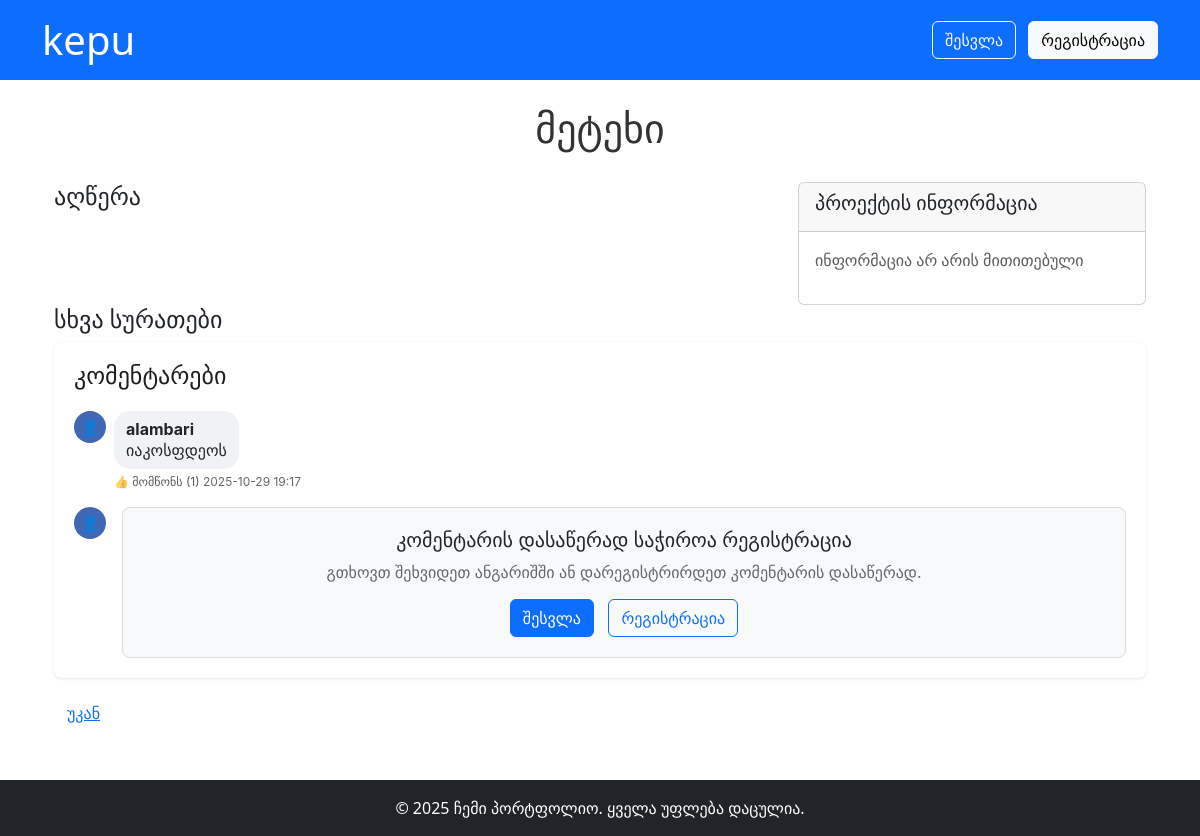
Page /project/project_3 on the earlier database version.
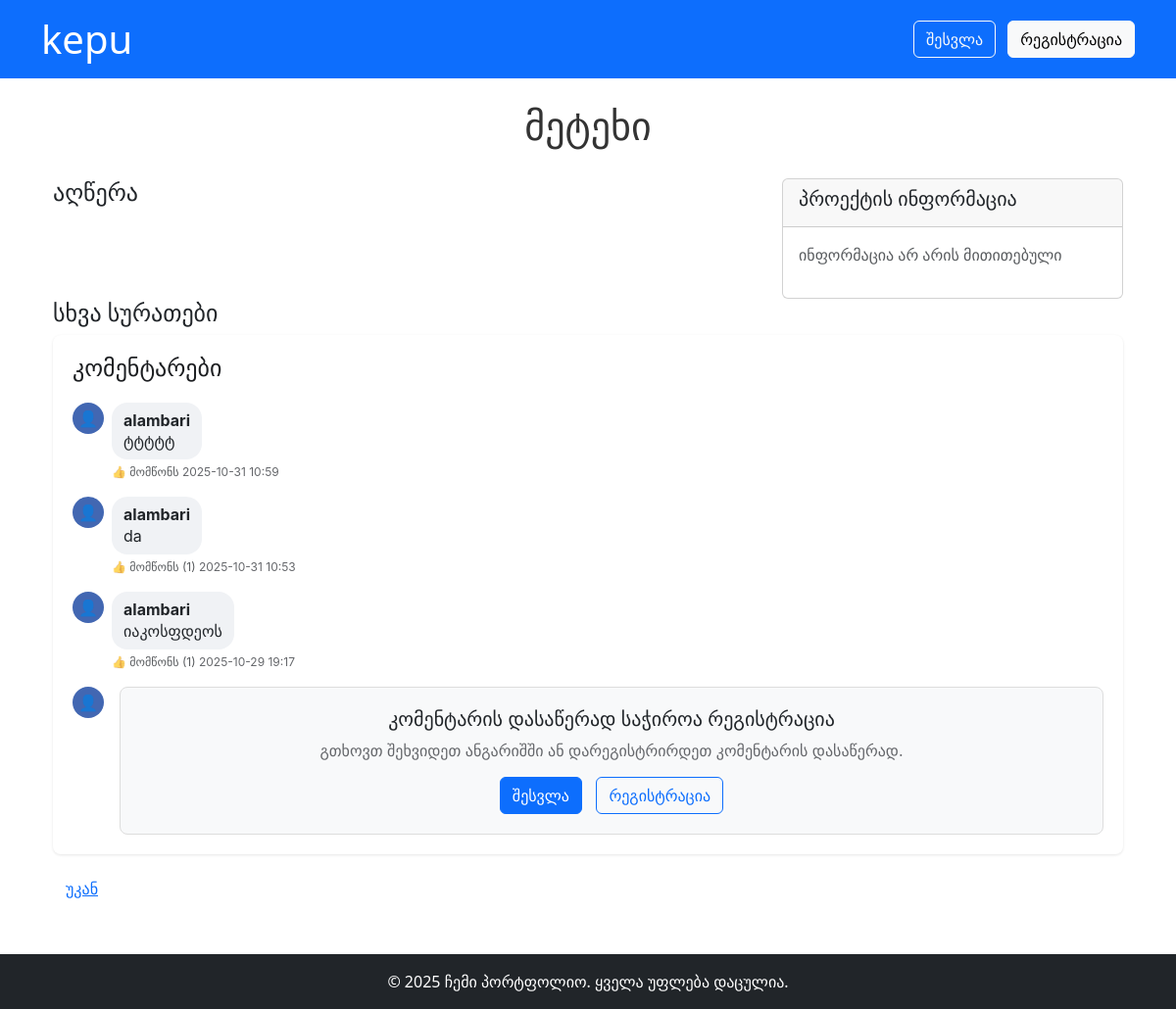
Same page on the later database version.
### models.py (models this page shows, shortened)
class Comment(db.Model):
    id = db.Column(db.Integer, primary_key=True)
    content = db.Column(db.Text, nullable=False)
    project_id = db.Column(db.String(50), nullable=False)
    user_id = db.Column(db.Integer, db.ForeignKey('user.id'), nullable=False)  # Required for registered users only
    parent_id = db.Column(db.Integer, db.ForeignKey('comment.id'), nullable=True)
    media_url = db.Column(db.String(500), nullable=True)  # Cloudinary URL
    created_at = db.Column(db.DateTime, default=datetime.utcnow)
    replies = db.relationship('Comment', backref=db.backref('parent', remote_side=[id]), lazy=True)
    likes = db.relationship('Like', backref='comment', lazy=True, cascade='all, delete-orphan')
    def get_like_count(self):
        return len(self.likes)

class User(UserMixin, db.Model):
    id = db.Column(db.Integer, primary_key=True)
    name = db.Column(db.String(50), nullable=False)
    email = db.Column(db.String(120), unique=True, nullable=False)
    password_hash = db.Column(db.String(128), nullable=False)
    email_verified = db.Column(db.Boolean, default=False, nullable=False)
    verification_token = db.Column(db.String(100), nullable=True)
    reset_token = db.Column(db.String(100), nullable=True)
    reset_token_expires = db.Column(db.DateTime, nullable=True)
    created_at = db.Column(db.DateTime, default=datetime.utcnow)
    is_active = db.Column(db.Boolean, default=True)
    comments = db.relationship('Comment', backref='author', lazy=True)

### app.py (the view)
@app.route('/project/<project_id>')
def project_detail(project_id):
    projects = load_projects()
    project = next((p for p in projects if p['id'] == project_id), None)
    if not project:
        return 'Project not found', 404
    comments = Comment.query.filter_by(project_id=project_id, parent_id=None).order_by(Comment.created_at.desc()).all()
    description = ''
    desc_path = os.path.join('projects', project['folder'], 'description.txt')
    if os.path.exists(desc_path):
        with open(desc_path, 'r', encoding='utf-8') as f:
            description = clean_description(f.read())
    return render_template('project_detail.html', project=project, comments=comments, description=description)

### app.py (called while the page is built)
def load_projects():
    if os.path.exists(PROJECTS_JSON):
        with open(PROJECTS_JSON, 'r', encoding='utf-8') as f:
            return json.load(f)
    return []

### templates/project_detail.html (shortened to what this page needs)
{% extends 'base.html' %}
{% block head %}
    <link rel="stylesheet" href="https://cdn.jsdelivr.net/npm/glightbox/dist/css/glightbox.min.css">
    <link rel="stylesheet" href="https://unpkg.com/leaflet@1.9.4/dist/leaflet.css" />
{% endblock %}
{% block content %}
<div class="container-fluid">
    <h1 class="project-title">{{ project.title }}</h1>
    <div class="row">
        <div class="col-md-8">
            <h4>აღწერა</h4>
        </div>
        <div class="col-md-4">
            <div class="card">
                <div class="card-header">
                    <h5>პროექტის ინფორმაცია</h5>
                </div>
                <div class="card-body">
                    {% if project.project_info %}
                        {% for key, value in project.project_info.items() %}
                        {% if value %}
                        <p><strong>{{ key }}:</strong> {{ value }}</p>
                        {% endif %}
                        {% endfor %}
                    {% else %}
                        <p class="text-muted">ინფორმაცია არ არის მითითებული</p>
                    {% endif %}
                </div>
            </div>
        </div>
    </div>
    <h4>სხვა სურათები</h4>
    <div class="fb-comments">
        <h4 style="margin-bottom: 20px; color: #1c1e21;">კომენტარები</h4>
        <div id="comments-list">
            {% for comment in comments %}
            <div class="fb-comment" data-comment-id="{{ comment.id if comment.id else loop.index0 }}">
                <div class="fb-comment-avatar">
                </div>
                <div class="fb-comment-body">
                    <div class="fb-comment-content">
                        {% if comment.author %}
                            <strong>{{ comment.author.name }}</strong><br>
                        {% endif %}
                        {% if comment.content %}{{ comment.content }}{% endif %}
                    </div>
                    <div class="fb-comment-actions">
                        {% if current_user.is_authenticated %}
                            <a href="#" class="like-btn" data-comment-id="{{ comment.id }}"
                               data-liked="{{ 'true' if comment.is_liked_by_user(current_user.id) else 'false' }}">
                                {% if comment.is_liked_by_user(current_user.id) %}
                                    ❤️ მომწონს ({{ comment.get_like_count() }})
                                {% else %}
                                    👍 მომწონს{% if comment.get_like_count() > 0 %} ({{ comment.get_like_count() }}){% endif %}
                                {% endif %}
                            </a>
                            <a href="#" class="reply-btn" data-parent="{{ comment.id if comment.id else loop.index0 }}">💬 პასუხი</a>
                        {% else %}
                            <span class="text-muted">👍 მომწონს{% if comment.get_like_count() > 0 %} ({{ comment.get_like_count() }}){% endif %}</span>
                        {% endif %}
                        <span style="color: #65676b;">{{ comment.created_at.strftime('%Y-%m-%d %H:%M') if comment.created_at else 'ახლახანს' }}</span>
                    </div>
                </div>
            </div>
            {% endfor %}
        </div>
        <div class="fb-compose">
            <div class="fb-comment-avatar">
            </div>
            <div class="fb-compose-container">
                {% if current_user.is_authenticated %}
                <form method="post" action="/add_comment/{{ project.id }}" enctype="multipart/form-data" id="comment-form">
                    <div class="fb-user-info" style="margin-bottom: 10px; font-size: 14px; color: #65676b;">
                        <strong>{{ current_user.name }}</strong> - როგორც შესული მომხმარებელი
                    </div>
                    <textarea name="comment" class="fb-compose-input main-comment-textarea" id="main-comment-textarea" placeholder="დაწერეთ კომენტარი..." rows="1"></textarea>
                    <div class="fb-compose-actions">
                        <svg class="fb-icon" id="photo-icon" viewBox="0 0 24 24" fill="currentColor">
                            <path d="M21 19V5c0-1.1-.9-2-2-2H5c-1.1 0-2 .9-2 2v14c0 1.1.9 2 2 2h14c1.1 0 2-.9 2-2zM8.5 13.5l2.5 3.01L14.5 12l4.5 6H5l3.5-4.5z"/>
                        </svg>
                        <span class="fb-emoji" onclick="addEmoji('😊')">😊</span>
                        <span class="fb-emoji" onclick="addEmoji('❤️')">❤️</span>
                        <span class="fb-emoji" onclick="addEmoji('👍')">👍</span>
                    </div>
                    <input type="file" name="media" id="media-input" accept="image/*,video/*" style="display: none;">
                    <input type="hidden" name="parent_id" value="">
                    <button type="submit" style="display: none;" id="hidden-submit">Submit</button>
                    <div class="mt-1">
                        <button type="submit" class="btn btn-primary btn-sm" style="border-radius: 20px; padding: 4px 16px; font-size: 13px;">გამოქვეყნება</button>
                    </div>
                </form>
                {% else %}
                <div style="text-align: center; padding: 20px; border: 1px solid #ddd; border-radius: 8px; background-color: #f8f9fa;">
                    <h5>კომენტარის დასაწერად საჭიროა რეგისტრაცია</h5>
                    <p style="margin-bottom: 15px; color: #65676b;">გთხოვთ შეხვიდეთ ანგარიშში ან დარეგისტრირდეთ კომენტარის დასაწერად.</p>
                    <a href="{{ url_for('login') }}" class="btn btn-primary" style="margin-right: 10px;">შესვლა</a>
                    <a href="{{ url_for('register') }}" class="btn btn-outline-primary">რეგისტრაცია</a>
                </div>
                {% endif %}
            </div>
        </div>
    </div>
    <a href="/" class="btn btn-link mt-3">უკან</a>
</div>
{% endblock %}

### templates/base.html (shortened to what this page needs)
<!DOCTYPE html>
<html lang="ka">
<head>
    <link rel="stylesheet" href="https://cdn.jsdelivr.net/npm/bootstrap@5.3.0/dist/css/bootstrap.min.css">
    <link rel="stylesheet" href="https://cdn.jsdelivr.net/npm/bootstrap-icons@1.11.0/font/bootstrap-icons.css">
    <link rel="stylesheet" href="{{ url_for('static', filename='style.css') }}">
    {% block head %}{% endblock %}
</head>
<body>
    <header class="bg-primary text-white py-3 mb-4">
        <div class="container">
            <div class="d-flex justify-content-between align-items-center">
                <h1 class="mb-0">
                    <a href="/" class="text-white text-decoration-none" style="cursor:pointer;">kepu</a>
                </h1>
                <div class="d-flex align-items-center">
                    {% if current_user.is_authenticated %}
                        <div class="dropdown ms-3">
                            <button class="btn btn-outline-light dropdown-toggle d-flex align-items-center" type="button" data-bs-toggle="dropdown">
                                <i class="bi bi-person-circle me-2"></i>
                                {{ current_user.email }}
                            </button>
                            <ul class="dropdown-menu">
                                <li><a class="dropdown-item" href="{{ url_for('logout') }}">
                                    <i class="bi bi-box-arrow-right"></i> გასვლა
                                </a></li>
                            </ul>
                        </div>
                    {% else %}
                        <div class="ms-3">
                            <a href="{{ url_for('login') }}" class="btn btn-outline-light me-2">შესვლა</a>
                            <a href="{{ url_for('register') }}" class="btn btn-light">რეგისტრაცია</a>
                        </div>
                    {% endif %}
                </div>
            </div>
        </div>
    </header>
    <main class="container mb-5">
        {% block content %}{% endblock %}
    </main>
    <footer class="bg-dark text-white py-3 mt-auto">
        <div class="container text-center">
            &copy; {{ 2025 }} ჩემი პორტფოლიო. ყველა უფლება დაცულია.
        </div>
    </footer>
</body>
</html>

### static/style.css (style rules this page uses)
.fb-comments { font-family: -apple-system, BlinkMacSystemFont, 'Segoe UI', Roboto, sans-serif; }

### templates/project_detail.html (style rules this page uses)
.project-title { text-align: center; margin-bottom: 30px; font-weight: 300; color: #333; font-size: 2.5rem; }
.fb-comments { background: #fff; border-radius: 8px; padding: 20px; box-shadow: 0 1px 3px rgba(0,0,0,0.1); max-width: 100%; width: 100%; }
.fb-comment { display: flex; margin-bottom: 16px; }
.fb-comment-avatar { width: 32px; height: 32px; border-radius: 50%; background: #4267B2; display: flex; align-items: center; justify-content: center; color: white; font-weight: bold; margin-right: 8px; flex-shrink: 0; }
.fb-comment-body { flex: 1; }
.fb-comment-content { background: #f0f2f5; border-radius: 16px; padding: 8px 12px; display: inline-block; max-width: calc(100% - 50px); word-wrap: break-word; line-height: 1.34; }
.fb-comment-actions { font-size: 12px; margin-top: 4px; }
.fb-compose { display: flex; align-items: flex-start; margin-top: 16px; }
.fb-compose-container { position: relative; flex: 1; margin-left: 8px; width: 100%; }

Differences in the rows shown:
added Comment: author.name "alambari", content "ტტტტტ", created_at "2025-10-31 10:59"
added Comment: author.name "alambari", content "da", get_like_count "1", created_at "2025-10-31 10:53"
